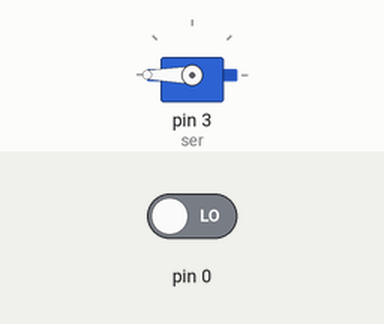
Simulated run of this sketch. Board: Arduino Uno, built with avr-gcc and run on an emulated ATmega328P. On the bench: servo. Inputs (shaded band) come from the test bench; at power-on: pin 0 LOW.

Above: at 1.2 s.
1.3 s: pin 0 driven HIGH
At 2.5 s:
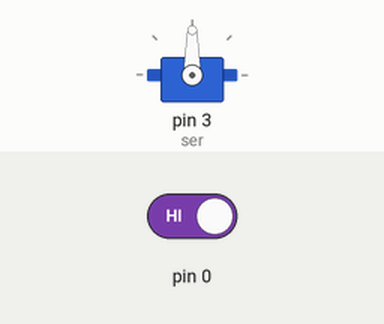
2.8 s: pin 0 driven LOW
At 3.8 s:
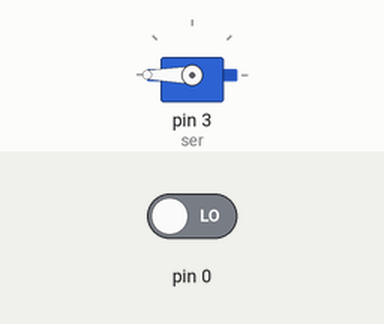
Timing chart, 0 to 5.8 s (numbered marks = the images above; inputs shaded):
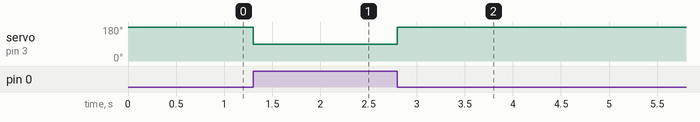

Measured:
- after the input at 1.3 s, servo on pin 3 (ser): 180° → 90° at once
- after the input at 2.8 s, servo on pin 3 (ser): 90° → 180° at once

The sketch:

smart_parking.ino
```cpp
#include<Servo.h>
#define IR_0 A0
#define IR_1 A1
#define IR_2 A2
#define IR_3 A3
#define IR_4 A4
#define IR_5 A5

#define L1 6
#define L2 7
#define L3 8
#define L4 9
#define L5 10
#define L6 11

Servo ser;
void setup()
{
  ser.attach(3);
}

void loop()
{
  if(digitalRead (IR_0==HIGH))
  {
    digitalWrite(L1, LOW);
  }
  else
  {
    digitalWrite(L1, HIGH);
  }


  if(digitalRead (IR_1==HIGH))
  {
    digitalWrite(L2, LOW);
  }
  else
  {
    digitalWrite(L2, HIGH);
  }

  if(digitalRead (IR_2==HIGH))
  {
    digitalWrite(L3, LOW);
  }
  else
  {
    digitalWrite(L3, HIGH);
  }


  if(digitalRead (IR_3==HIGH))
  {
    digitalWrite(L4, LOW);
  }
  else
  {
    digitalWrite(L4, HIGH);
  }


  if(digitalRead (IR_4==HIGH))
  {
    digitalWrite(L5, LOW);
  }
  else
  {
    digitalWrite(L5, HIGH);
  }


  if(digitalRead (IR_5==HIGH))
  {
    digitalWrite(L6, LOW);
  }
  else
  {
    digitalWrite(L6, HIGH);
  }

  if((digitalRead(IR_0==LOW)) || (digitalRead(IR_1==LOW)) || (digitalRead(IR_2==LOW)) ||
          (digitalRead(IR_3==LOW)) || (digitalRead(IR_4==LOW)) || (digitalRead(IR_5==LOW)))
  {
    ser.write(90);
  }
  else
  {
    ser.write(180);
  }

}
```
